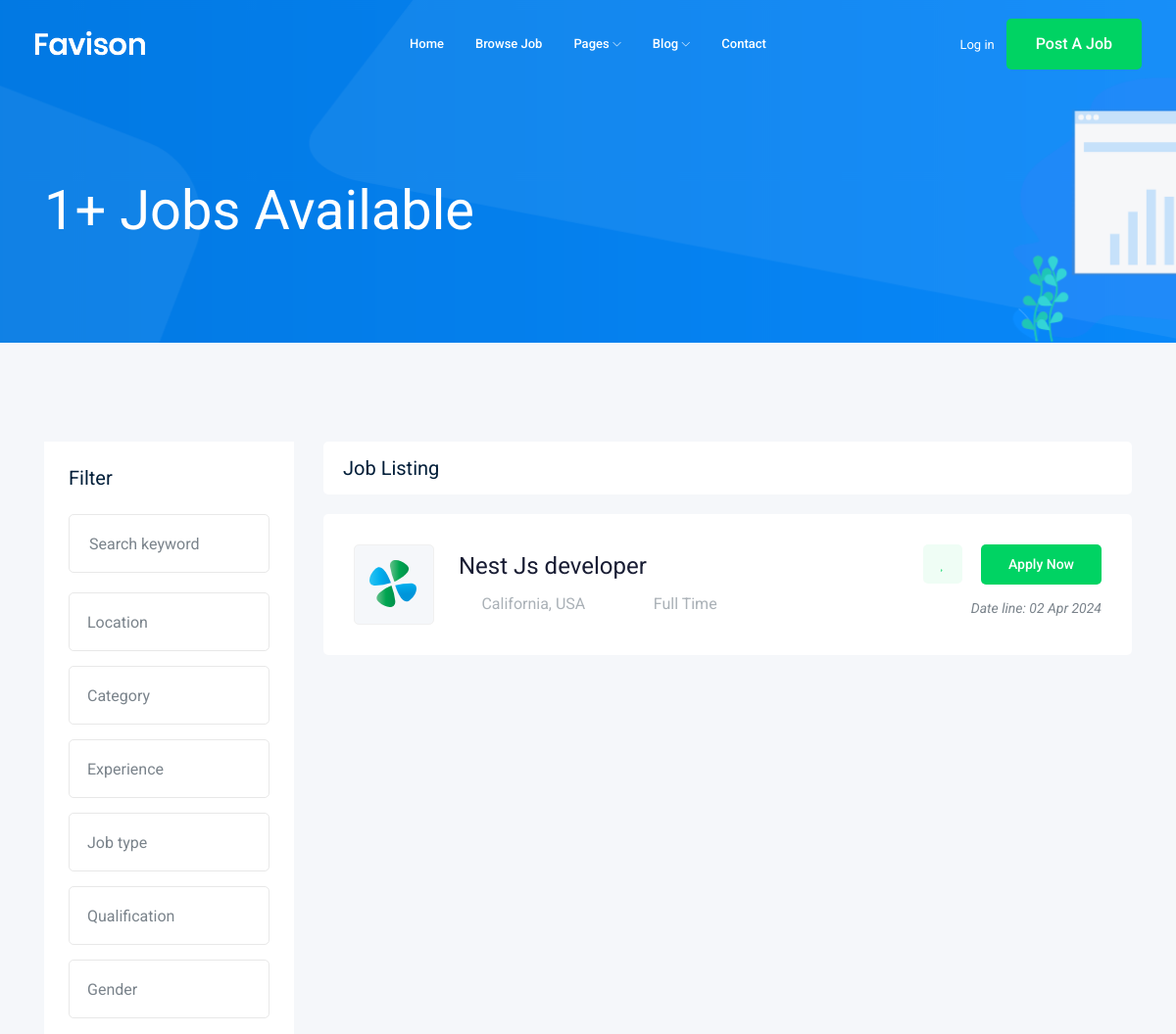
The page /jobs/?page=2 (upper part) on the database as committed earlier.
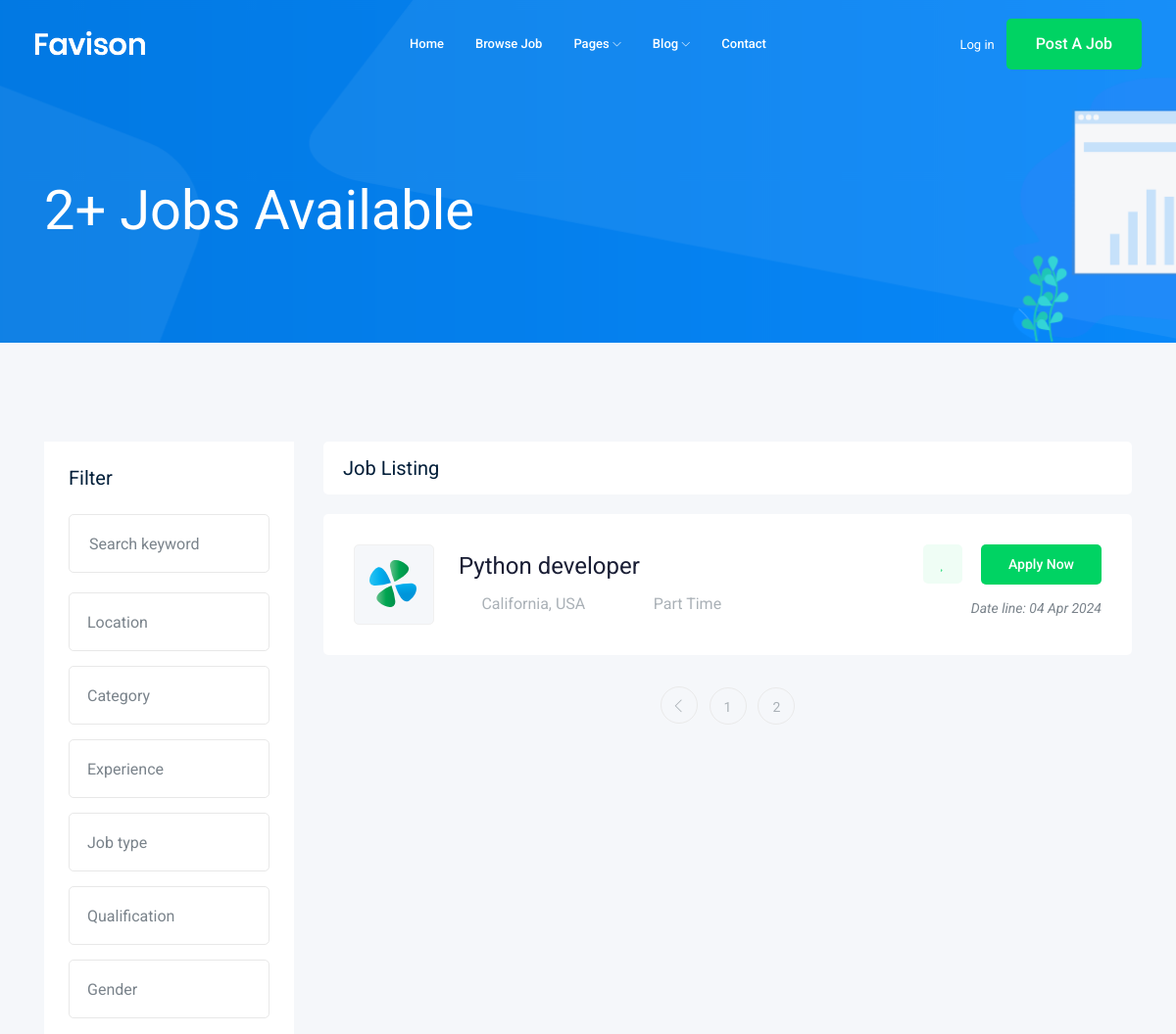
The same page on the database as committed later.
### job/models.py (models this page shows, shortened)
class Job(models.Model):
    title = models.CharField(max_length=200)
    job_type = models.CharField(max_length=15,choices=JOB_TYPE)
    content = models.TextField(max_length=2000)
    published_at = models.DateTimeField(auto_now=True)
    vacancy = models.IntegerField(default=1)
    salary = models.IntegerField(default=0)
    experience = models.IntegerField(default=1)
    category = models.ForeignKey(Category,on_delete=models.CASCADE)
    image = models.ImageField(upload_to=image_upload)

### job/views.py (the view)
# urls.py: path('',views.jobs_list),
def jobs_list(request):
    jobs_list = Job.objects.all()
    paginator = Paginator(jobs_list,1)
    page_number = request.GET.get('page')
    page_obj = paginator.get_page(page_number)
    context = {'jobs':page_obj,"jobs_count":jobs_list.count()}
    return render(request,'job/jobs_list.html',context)

### job/templates/job/jobs_list.html (shortened to what this page needs)
{% extends "base.html" %}
{% load static %}
{% block content %}
 <div class="bradcam_area bradcam_bg_1">
    <div class="container">
        <div class="row">
            <div class="col-xl-12">
                <div class="bradcam_text">
                    <h3>{{jobs_count}}+ Jobs Available</h3>
                </div>
            </div>
        </div>
    </div>
</div>
<div class="job_listing_area plus_padding">
    <div class="container">
        <div class="row">
            <div class="col-lg-3">
                <div class="job_filter white-bg">
                    <div class="form_inner white-bg">
                        <h3>Filter</h3>
                        <form action="#">
                            <div class="row">
                                <div class="col-lg-12">
                                    <div class="single_field">
                                        <input type="text" placeholder="Search keyword">
                                    </div>
                                </div>
                                <div class="col-lg-12">
                                </div>
                                <div class="col-lg-12">
                                </div>
                                <div class="col-lg-12">
                                </div>
                                <div class="col-lg-12">
                                </div>
                                <div class="col-lg-12">
                                </div>
                                <div class="col-lg-12">
                                </div>
                            </div>
                        </form>
                    </div>
                </div>
            </div>
            <div class="col-lg-9">
                <div class="recent_joblist_wrap">
                    <div class="recent_joblist white-bg ">
                        <div class="row align-items-center">
                            <div class="col-md-6">
                                <h4>Job Listing</h4>
                            </div>
                        </div>
                    </div>
                </div>
                <div class="job_lists m-0">
                    <div class="row">
                        {% for job in jobs %}
                        <div class="col-lg-12 col-md-12">
                            <div class="single_jobs white-bg d-flex justify-content-between">
                                <div class="jobs_left d-flex align-items-center">
                                    <div class="thumb">
                                        <img src="img/svg_icon/1.svg" alt="">
                                    </div>
                                    <div class="jobs_conetent">
                                        <a href="{% url 'job_details' job.id %}"><h4>{{job.title}}</h4></a>
                                        <div class="links_locat d-flex align-items-center">
                                            <div class="location">
                                                <p> <i class="fa fa-map-marker"></i> California, USA</p>
                                            </div>
                                            <div class="location">
                                                <p> <i class="fa fa-clock-o"></i>{{job.job_type}}</p>
                                            </div>
                                        </div>
                                    </div>
                                </div>
                                <div class="jobs_right">
                                    <div class="apply_now">
                                        <a class="heart_mark" href="#"> <i class="fa fa-heart"></i> </a>
                                        <a href="{% url 'job_details' job.id %}" class="boxed-btn3">Apply Now</a>
                                    </div>
                                    <div class="date">
                                        <p>Date line: {{job.published_at|date:'d M o'}}</p>
                                    </div>
                                </div>
                            </div>
                        </div>
                        {% endfor %}
                    </div>
                    {% if jobs.has_other_pages %}
                    <div class="row">
                        <div class="col-lg-12">
                                <div class="pagination_wrap">
                                    <ul>
                                        {% if jobs.has_previous %}
                                            <li><a href="?page={{jobs.previous_page_number}}"> <i class="ti-angle-left"></i> </a></li>
                                        {% endif %}
                                        {% for page in jobs.paginator.page_range %}
                                            <li><a href="?page={{page}}"><span>{{page}}</span></a></li>
                                        {% endfor %}
                                    </ul>
                                </div>
                        </div>
                    </div>
                    {% endif %}
                </div>
            </div>
        </div>
    </div>
</div>
{% endblock content %}

### templates/base.html (shortened to what this page needs)
{% load static %}
<!doctype html>
<html class="no-js" lang="zxx">
<head>
    <link rel="stylesheet" href="{% static 'css/bootstrap.min.css' %}">
    <link rel="stylesheet" href="{% static 'css/owl.carousel.min.css' %}">
    <link rel="stylesheet" href="{% static 'css/magnific-popup.css' %}">
    <link rel="stylesheet" href="{% static 'css/font-awesome.min.css' %}">
    <link rel="stylesheet" href="{% static 'css/themify-icons.css' %}">
    <link rel="stylesheet" href="{% static 'css/nice-select.css' %}">
    <link rel="stylesheet" href="{% static 'css/flaticon.css' %}">
    <link rel="stylesheet" href="{% static 'css/jquery-ui.css' %}">
    <link rel="stylesheet" href="{% static 'css/gijgo.css' %}">
    <link rel="stylesheet" href="{% static 'css/animate.min.css' %}">
    <link rel="stylesheet" href="{% static 'css/slicknav.css' %}">
    <link rel="stylesheet" href="{% static 'css/style.css' %}">
</head>
<body>
    <header>
        <div class="header-area ">
            <div id="sticky-header" class="main-header-area">
                <div class="container-fluid ">
                    <div class="header_bottom_border">
                        <div class="row align-items-center">
                            <div class="col-xl-3 col-lg-2">
                                <div class="logo">
                                    <a href="index.html">
                                        <img src="img/logo.png" alt="">
                                    </a>
                                </div>
                            </div>
                            <div class="col-xl-6 col-lg-7">
                                <div class="main-menu  d-none d-lg-block">
                                    <nav>
                                        <ul id="navigation">
                                            <li><a href="index.html">home</a></li>
                                            <li><a href="jobs.html">Browse Job</a></li>
                                            <li><a href="#">pages <i class="ti-angle-down"></i></a>
                                            </li>
                                            <li><a href="#">blog <i class="ti-angle-down"></i></a>
                                            </li>
                                            <li><a href="contact.html">Contact</a></li>
                                        </ul>
                                    </nav>
                                </div>
                            </div>
                            <div class="col-xl-3 col-lg-3 d-none d-lg-block">
                                <div class="Appointment">
                                    <div class="phone_num d-none d-xl-block">
                                        <a href="#">Log in</a>
                                    </div>
                                    <div class="d-none d-lg-block">
                                        <a class="boxed-btn3" href="#">Post a Job</a>
                                    </div>
                                </div>
                            </div>
                            <div class="col-12">
                            </div>
                        </div>
                    </div>
                </div>
            </div>
        </div>
    </header>
    {% block content %}
    {% endblock content %}
</body>
</html>

Rows that differ between the two databases and show on the page:
no longer on this page (row edited): Job: title "Nest Js developer", job_type "Full Time", published_at "02 Apr 2024"
added Job: title "Python developer", job_type "Part Time", published_at "04 Apr 2024"
Other text that changed with them:
{{ jobs_count }}: "1" → "2"
new list line: "1"
new list line: "2"
